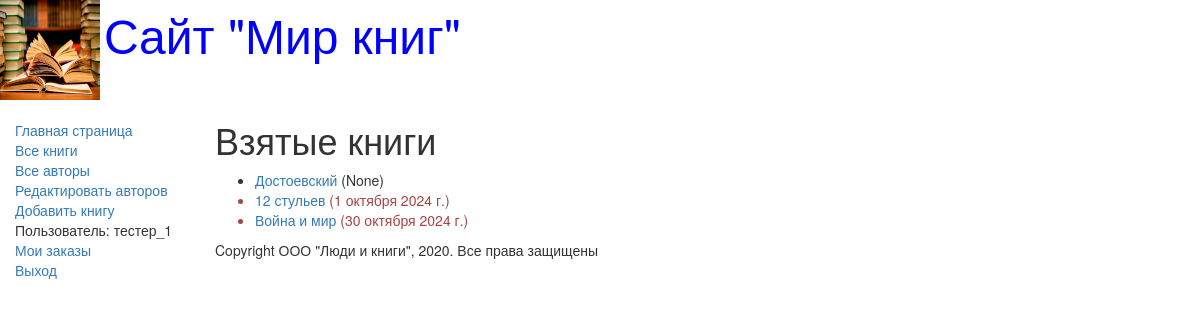
/mybooks/ (signed in), run on the app's committed database.
### catalog/models.py (models this page shows, shortened)
class BookInstance(models.Model):
    book = models.ForeignKey('Book',
        on_delete=models.CASCADE, null=True)
    inv_nom = models.CharField(
        max_length=20,
        null=True,
        help_text="Введите инвентарный номер экземпляра",
        verbose_name="Инвентарный номер")
    status = models.ForeignKey('Status',
                               on_delete=models.CASCADE,
                                null=True,
                                help_text='Изменить состояние экземпляра',
                                verbose_name="Статус экземпляра книги")
    due_back = models.DateField(null=True,
                                blank=True,
                                help_text="Введите конец срока статуса",
                                verbose_name="Дата окончания статуса")
    class Meta:
       ordering = ["due_back"]
    @property
    def is_overdue(self):
        if self.due_back and date.today() > self.due_back:
            return True
        return False
    def __str__(self):
        return '%s %s %s' % (self.inv_nom, self.book, self.status)

class Book(models.Model):
    title = models.CharField(max_length=200,
        help_text="Введите название книги",
        verbose_name="Название книги")
    genre = models.ForeignKey('Genre', on_delete=models.CASCADE,
        help_text=" Выберите жанр для книги",
        verbose_name="Жанр книги", null=True)
    language = models.ForeignKey('Language',
        on_delete=models.CASCADE,
        help_text="Выберите язык книги",
        verbose_name="Язык книги", null=True)
    publisher = models.ForeignKey('Publisher',
        on_delete=models.CASCADE,
        help_text="Выберите издательство",
        verbose_name="Издательство", null=True)
    year = models.CharField(max_length=4,
        help_text="Введите год издания",
        verbose_name="Год издания")
    author = models.ManyToManyField('Author',
        help_text="Выберите автора книги",
        verbose_name="Автор книги")
    summary = models.TextField(max_length=1000,
        help_text="Введите краткое описание книги",
        verbose_name="Аннотация книги")
    isbn = models.CharField(max_length=13,
        help_text="Должно содержать 13 символов",
        verbose_name="ISBN книги")
    price = models.DecimalField(decimal_places=2, max_digits=7,
        help_text="Введите цену книги",
        verbose_name="Цена (руб.)")
    photo = models.ImageField(upload_to='images',
        help_text="Введите изображение обложки",
        verbose_name="Изображение обложки")
    def display_author(self):
        return ', '.join([author.last_name for author in self.author.all()])
    display_author.short_description = 'Авторы'

### catalog/views.py (the view)
# urls.py: re_path(r'^mybooks/$', views.LoanedBooksByUserListView.as_view(), name='my-borrowed'),
class LoanedBooksByUserListView(LoginRequiredMixin, generic.ListView):
   model = BookInstance
   template_name = 'catalog/bookinstance_list_borrowed_user.html'
   paginate_by = 10

### catalog/templates/catalog/bookinstance_list_Borrowed_user.html
{% extends "base_generic.html" %}
{% block content %}
    <h1>Взятые книги</h1>
    {% if bookinstance_list %}
    <ul>
     {% for bookinst in bookinstance_list %}
     <li class="{% if bookinst.is_overdue %} text-danger{% endif %}">
      <a href="{% url 'book-detail' bookinst.book.pk %}">
             {{bookinst.book.title}}</a>
         ({{ bookinst.due_back }})
     </li>
     {% endfor %}
    </ul>
    {% else %}
      <p>Нет книг со статусом В ЗАКАЗЕ.</p>
    {% endif %}
{% endblock %}

### catalog/templates/base_generic.html (shortened to what this page needs)
<!DOCTYPE html>
<html lang="en">
<head>
 <link rel="stylesheet"
 href="https://maxcdn.bootstrapcdn.com/bootstrap/3.3.7/css/bootstrap.min.css">
 {% load static %}
 <link rel="stylesheet" href="{% static 'css/styles.css' %}">
 {% block head %}
 <img src="{% static 'images/logotip.jpg' %}"
 style="width:100px; height:100px;" align="absmiddle">
 <font size=7, color="blue">Сайт "Мир книг"</font>
 {% endblock %}
</head>
<body>
 <div class="container-fluid">
 <div class="row">
 <div class="col-sm-2">
 {% block sidebar %}
 <ul class="sidebar-nav">
 <li><a href="{% url 'index' %}">Главная страница</a></li>
 <li><a href="{% url 'books' %}">Все книги</a></li>
 <li><a href="{% url 'authors' %}">Все авторы</a></li>
 <li><a href="{% url 'authors_add' %}">Редактировать авторов</a></li>
 <li><a href="{% url 'book_create' %}">Добавить книгу</a></li>
 {% if user.is_authenticated %}
 <li>Пользователь: {{ user.get_username }}</li>
 <li><a href="{% url 'my-borrowed' %}">Мои заказы</a></li>
 <li><a href="{% url 'logout'%}?next={{request.path}}">Выход</a></li>
 {% else %}
 <li><a href="{% url 'login'%}?next={{request.path}}">Вход</a></li>
 {% endif %}
 </ul>
 {% endblock %}
 </div>
 <div class="col-sm-10 ">
        {% block content %}{% endblock %}
        {% block footer %}
             {% block copyright %}
             <p>Copyright ООО "Люди и книги", 2020. Все права защищены</p>
             {% endblock %}
        {% endblock %}
        </div>
        </div>
    </div>
</body>
</html>

### catalog/static/css/styles.css (style rules this page uses)
.sidebar-nav { margin-top: 20px; padding: 0; list-style: none; }

### data on the page
BookInstance: book "Достоевский", due_back "None"
BookInstance: book "12 стульев", due_back "1 октября 2024 г."
BookInstance: book "Война и мир", due_back "30 октября 2024 г."

### other printed values
{{ user.get_username }} "тестер_1"
